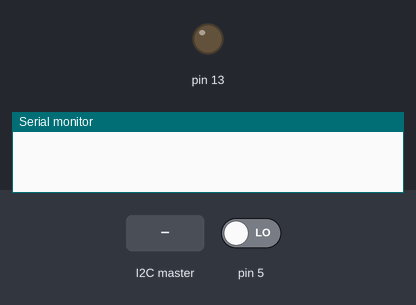
A sketch run on a simulated Arduino Uno, built with avr-gcc and run on an emulated ATmega328P. Parts: output pins drawn as LEDs (lit = HIGH), the last lines printed to the serial monitor. Dashed ring = blinking. Inputs (shaded band) come from the test bench; at power-on: pin 5 LOW.

Above: at 1.2 s.
1.3 s: pin 5 driven HIGH
At 1.5 s:
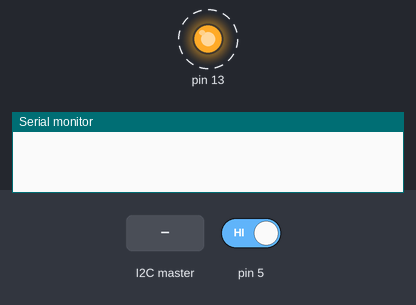
7.3 s: pin 5 driven LOW
At 7.3 s:
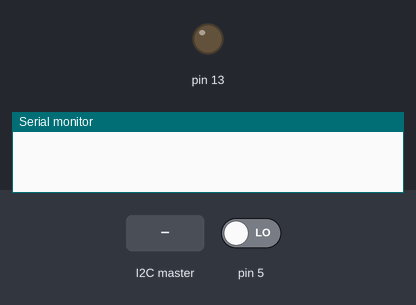
8.8 s: the I2C master sends the byte 2
At 10.1 s:
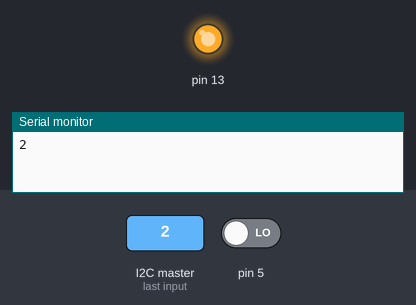
Timing chart, 0 to 11.3 s (numbered marks = the images above; inputs shaded):
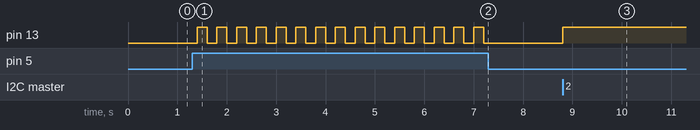

Measured:
- after the input at 1.3 s, pin 13: alternates HIGH for 0.20 s and LOW for 0.20 s, starting after 0.10 s
- after the input at 7.3 s, pin 13: stops changing and stays LOW
- after the input at 8.8 s, pin 13: LOW → HIGH at once

The sketch:

i2c_uno.ino
```cpp
#include <Wire.h>
int c;

void setup() {
  pinMode(13,OUTPUT);
  pinMode(5,INPUT);
 Wire.begin(8);                /* join i2c bus with address 8 */
 Wire.onReceive(receiveEvent); /* register receive event */
 //Wire.onRequest(requestEvent); /* register request event */
 Serial.begin(9600);           /* start serial for debug */
 digitalWrite(5,0);
}

void loop() {
 delay(100);
 if(digitalRead(5)==1){
  delay(100);
   c=!c;
 Wire.onRequest(Wire.write(c));
 digitalWrite(13,c);
 }
}

// function that executes whenever data is received from master
void receiveEvent(int howMany) {
 while (0 <Wire.available()) {
     c = Wire.read();      /* receive byte as a character */
    Serial.print(c);           /* print the character */
     digitalWrite(13,c);
  }
 Serial.println();             /* to newline */
}

// function that executes whenever data is requested from master
void requestEvent() {
 Wire.write("Hello NodeMCU");  /*send string on request */
}
```
